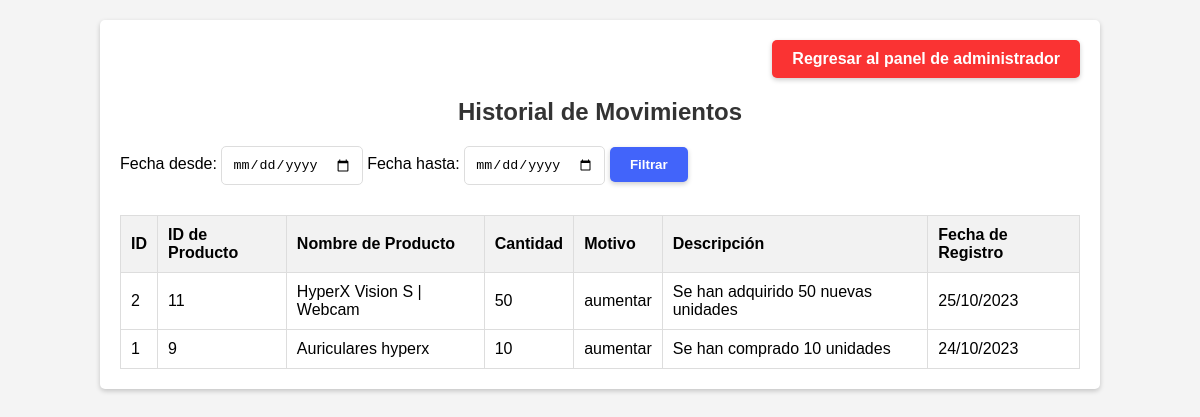
The app's page /Admin/historialMovimientos/historialMovimientosResultado.php, older data.
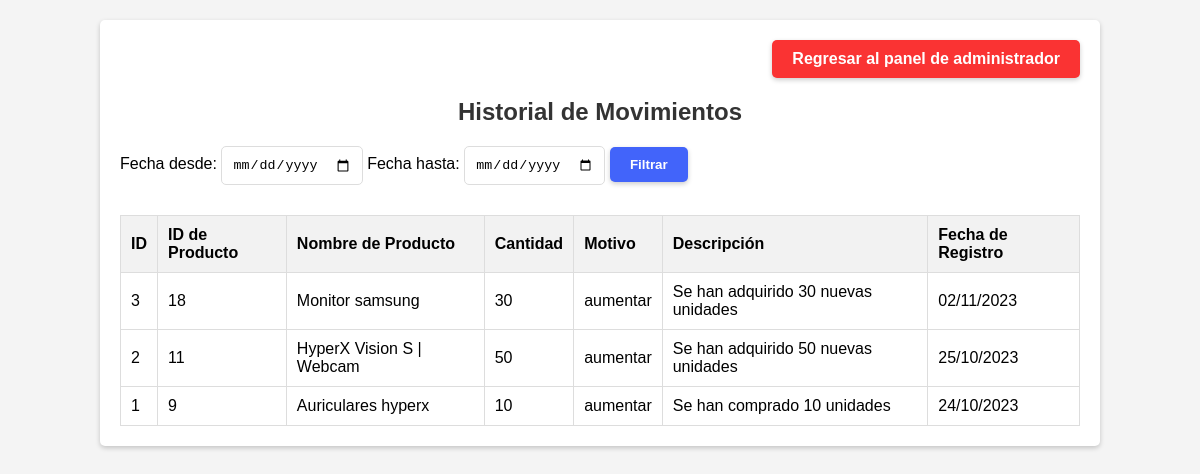
The same page, newer data.
### tables this page shows
CREATE TABLE `movimientos_inventario` (
  `id` int(11) NOT NULL,
  `id_producto` int(11) DEFAULT NULL,
  `cantidad` int(11) DEFAULT NULL,
  `motivo` varchar(255) DEFAULT NULL,
  `descripcion` text DEFAULT NULL,
  `fecha_registro` timestamp NOT NULL DEFAULT current_timestamp()
);

CREATE TABLE `productos` (
  `id` int(11) NOT NULL,
  `nombre` varchar(255) NOT NULL,
  `precio` decimal(10,2) NOT NULL,
  `imagen` varchar(255) NOT NULL,
  `stock` int(11) NOT NULL,
  `estado` enum('disponible','no disponible') NOT NULL,
  `activo` tinyint(1) NOT NULL DEFAULT 1,
  `cantidad_vendida` int(11) DEFAULT 0,
  `id_marca` int(11) NOT NULL
);

### Admin/historialMovimientos/historialMovimientosResultado.php (the view, shortened to what this page needs)
<?php
include('../../config/config.php');
$conexion = new mysqli($servername, $username, $password, $dbname);
$consulta =
"SELECT movimientos_inventario.id, movimientos_inventario.id_producto, productos.nombre AS nombre_producto,
movimientos_inventario.cantidad, movimientos_inventario.motivo, movimientos_inventario.descripcion,
DATE_FORMAT(movimientos_inventario.fecha_registro, '%d/%m/%Y') AS fecha_registro
FROM movimientos_inventario
INNER JOIN productos
ON movimientos_inventario.id_producto = productos.id";
$consulta .= " ORDER BY movimientos_inventario.fecha_registro DESC";
$resultado = $conexion->query($consulta);
?>
<!DOCTYPE html>
<html lang="en">
<head>
    <link rel="stylesheet" href="styleHistorial.css">
</head>
<body>
    <section>
        <div class="container">
            <div class="btnContent">
                <a href="../panelAdmin.php" class="btnRegresar">Regresar al panel de administrador</a>
            </div>
            <h2>Historial de Movimientos</h2>
            <form method="post" action="historialMovimientosResultado.php">
                <label for="fecha_desde">Fecha desde:</label>
                <input type="date" name="fecha_desde">
                <label for="fecha_hasta">Fecha hasta:</label>
                <input type="date" name="fecha_hasta">
                <input type="submit" value="Filtrar">
            </form>
            <?php
            if ($resultado->num_rows > 0) :
            ?>
            <table class="historialTable">
                <tr>
                    <th>ID</th>
                    <th>ID de Producto</th>
                    <th>Nombre de Producto</th>
                    <th>Cantidad</th>
                    <th>Motivo</th>
                    <th>Descripción</th>
                    <th>Fecha de Registro</th>
                </tr>
                <?php while ($fila = $resultado->fetch_assoc()) : ?>
                <tr>
                    <td><?php echo $fila["id"]; ?></td>
                    <td><?php echo $fila["id_producto"]; ?></td>
                    <td><?php echo $fila["nombre_producto"]; ?></td>
                    <td><?php echo $fila["cantidad"]; ?></td>
                    <td><?php echo $fila["motivo"]; ?></td>
                    <td><?php echo $fila["descripcion"]; ?></td>
                    <td><?php echo $fila["fecha_registro"]; ?></td>
                </tr>
                <?php endwhile; ?>
            </table>
            <?php else : ?>
                <p>No se encontraron movimientos en el historial.</p>
            <?php endif; ?>
        </div>
    </section>
</body>
</html>

### Admin/historialMovimientos/styleHistorial.css (style rules this page uses)
body { font-family: Arial, sans-serif; background-color: #f4f4f4; margin: 0; padding: 0; }
.container { width: 80%; margin: 0 auto; padding: 20px; background-color: #fff; border-radius: 5px; box-shadow: 0 2px 5px rgba(0, 0, 0, 0.2); }
section { margin-top: 20px; margin-bottom: 20px; }
h2 { text-align: center; color: #333; }
.btnRegresar { background: hsl(0, 95%, 59%); color: white; border: none; padding: 10px 20px; border-radius: 5px; cursor: pointer; transition: background-color 0.3s ease; text-decoration: none; box-shadow: 0 2px 5px rgba(0, 0, 0, 0.2); font-weight: 600; }
.btnContent { display: flex; justify-content: flex-end; }
.historialTable { width: 100%; border-collapse: collapse; margin-top: 20px; }
.historialTable th, .historialTable td { border: 1px solid #ddd; padding: 10px; text-align: left; }
.historialTable th { background-color: #f2f2f2; }
input[type="date"] { max-width: 100%; padding: 10px; border: 1px solid #ddd; border-radius: 5px; margin-bottom: 10px; }
input[type="submit"] { background: hsl(229, 95%, 62%); color: white; border: none; padding: 10px 20px; border-radius: 5px; cursor: pointer; transition: background-color 0.3s ease; text-decoration: none; box-shadow: 0 2px 5px rgba(0, 0, 0, 0.2); font-weight: 600; }

Row changes from the older to the newer data that the page shows:
added movimientos_inventario: id "3", id_producto "18", id_producto.nombre "Monitor samsung", cantidad "30", motivo "aumentar", descripcion "Se han adquirido 30 nuevas unidades", fecha_registro "02/11/2023"
